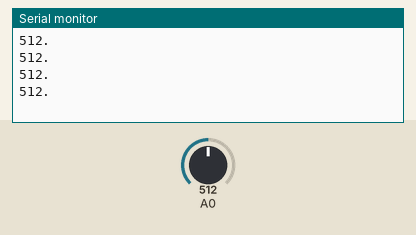
Simulated run of this sketch. Board: ESP8266 (NodeMCU). On the bench: the last lines printed to the serial monitor. The test bench sets the inputs (shaded band); at power-on: A0 = 512.

Above: at 1.2 s.
1.3 s: A0 set to 716
At 1.71 s:
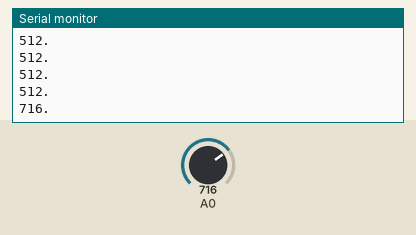
2.8 s: A0 set to 900
At 2.91 s:
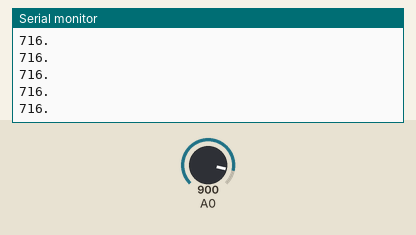
Timing chart, 0 to 5.8 s (numbered marks = the images above; inputs shaded):
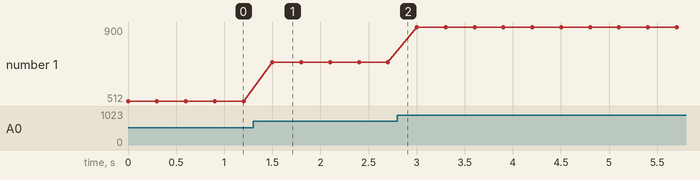

Measured:
- after the input at 1.3 s, the serial monitor: prints a new line after 0.20 s (image 1)
- plotted number 1: 512 → 716 after the input at 1.3 s, 716 → 900 after the input at 2.8 s

The sketch:

DS16_AnalogRead.ino
```cpp
//#include <ESP32Servo.h>

//Servo myservo;  // create servo object to control a servo
// twelve servo objects can be created on most boards

void setup(){
 Serial.begin(115200);
 pinMode(14,INPUT);
 //myservo.attach(13);
}
void loop(){
 int d = analogRead(14);
 //int a = d * 90 / 4095;
 Serial.print(d,DEC);
 //Serial.print(" ");
 //Serial.print(a,DEC);
 Serial.println(".");
 //myservo.write(a);
 delay(300);


}
```
